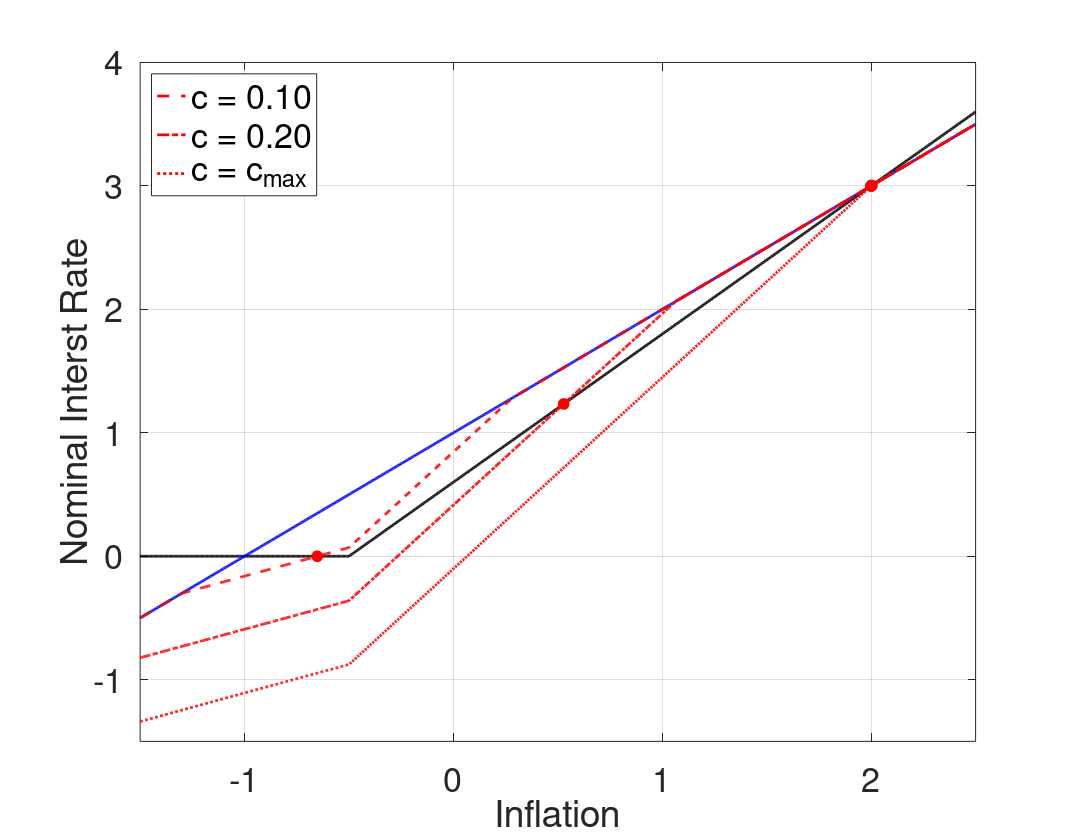

This figure's MATLAB source:
%--------------------------------------------------------------------------
% File Name: RAFR_cSHOCK_cPHIpi_1dot2.m
% Author: Philip Coyle
% Date Created: 01/07/2019
% cd /mq/philipprojects/RA_Work/Taisuke_Nakata/Zero_Lower_Bound/DeflationaryRegime/RSSInflation/Codes/3state_iid_shock
% RAFR_cSHOCK_cPHIpi_1dot1
%--------------------------------------------------------------------------

clear all
close all
clc

%% Model Calibration
cBET = 1/1.0025;
cSIGMA = 1;
cKAPPA = 0.02;
cPHIpi = 1.2;
cRstar = 1/400;
cPItarg = 2/400;
p_m = 0.1; %Probability of being in the middle state 

cSHOCK_lb =((cPItarg + cRstar)*(cPHIpi - 1))/(cKAPPA*cPHIpi*cSIGMA);
cSHOCK_ub =((cPItarg + cRstar)*(cKAPPA*cPHIpi*cSIGMA + 1))/(cKAPPA*cPHIpi*cSIGMA);
cSHOCK_bound = -(2*(cPItarg + cRstar)*(cPHIpi - 1)*(cKAPPA*cPHIpi*cSIGMA + 1))/(cKAPPA*cPHIpi^2*cSIGMA*(cKAPPA*cSIGMA + 1)*(p_m - 1));
cSHOCK_grid = [0.1, 0.20 max([cSHOCK_lb,cSHOCK_ub,cSHOCK_bound])];

%% Housekeeping
% Set Grid Intervals
pi_m_low = -1.5/400;
pi_m_high = 2.5/400;
numgrid = 1001;
pi_m = linspace(pi_m_low,pi_m_high, numgrid)';

% Allocate Space
inx_ub = zeros(length(cSHOCK_grid),1);
pi_ub_zlb = zeros(length(cSHOCK_grid),1);
inx_lb = zeros(length(cSHOCK_grid),1);
pi_lb_zlb = zeros(length(cSHOCK_grid),1);
rafr = zeros(numgrid,length(cSHOCK_grid));


% Find max inflation that leads to ZLB binding
bound = (-cRstar - cPItarg*(1-cPHIpi))/cPHIpi;

inx_m = find(min(abs(pi_m - bound)) == abs(pi_m - bound));
% Find pi_m point where middle state interst rate binds
pi_m_zlb = pi_m(inx_m);

% Taylor Rule
tr = max(0,cRstar + cPItarg + cPHIpi*(pi_m - cPItarg));

% 'Riskless' Fisher Relation
fr = pi_m + cRstar;

for j = 1:length(cSHOCK_grid)
    cSHOCK = cSHOCK_grid(j);
    %% Policy Functions from below (Assume middle state interst rate binds)
    % Low  High state inflation & expected inflation (as functions of middle state inflation)
    pi_l_b = pi_m - cKAPPA*cSIGMA*cSHOCK;
    pi_h_b = (pi_m - cKAPPA*cSIGMA*(cRstar + cPItarg*(1-cPHIpi)- cSHOCK))/(1+cKAPPA*cSIGMA*cPHIpi);
    exp_pi_b = (1-p_m)/2*pi_l_b + p_m*pi_m + (1-p_m)/2*pi_h_b;

    % Low Middle and High state output & expected output (as functions of middle state inflation)
    y_m_b = (pi_m - cBET*exp_pi_b)/cKAPPA;
    y_l_b = y_m_b - cSIGMA*cSHOCK;
    y_h_b = y_m_b - cSIGMA*(cRstar + cPItarg + cPHIpi*(pi_h_b - cPItarg) - cSHOCK);
    exp_y_b = (1-p_m)/2*y_l_b + p_m*y_m_b + (1-p_m)/2*y_h_b;

    % Find pi_m point where high state interst rate binds
    inx_lb(j) = find(min(abs(pi_h_b - bound)) == abs(pi_h_b - bound));
    pi_lb_zlb(j) = pi_m(inx_lb(j));

    %% Policy Functions from above (Assume middle state interst rate does not bind)
   % Low  High state inflation & expected inflation (as functions of middle state inflation)
    pi_l_a = pi_m*(1+cKAPPA*cSIGMA*cPHIpi) + cKAPPA*cSIGMA*(-cPHIpi*cPItarg + cRstar + cPItarg - cSHOCK);
    pi_h_a = pi_m + (cKAPPA*cSIGMA*cSHOCK)/(1+cKAPPA*cSIGMA*cPHIpi);
    exp_pi_a = (1-p_m)/2*pi_l_a + p_m*pi_m + (1-p_m)/2*pi_h_a;

    % Low Middle and High state output & expected output (as functions of middle state inflation)
    y_m_a = (pi_m - cBET*exp_pi_a)/cKAPPA;
    y_l_a = y_m_a + cSIGMA*(cPHIpi*(pi_m - cPItarg) + cRstar + cPItarg - cSHOCK);
    y_h_a = y_m_a + cSIGMA*(cPHIpi*(pi_m - pi_h_a) + cSHOCK);
    exp_y_a = (1-p_m)/2*y_l_a + p_m*y_m_a + (1-p_m)/2*y_h_a;

    % Find pi_m point where low state interst rate binds
    inx_ub(j) = find(min(abs(pi_l_a - bound)) == abs(pi_l_a - bound));
    pi_ub_zlb(j) = pi_m(inx_ub(j));

    %% Define Risk Adjusted Fisher Relationship   
    for i = 1:numgrid
        if pi_m(i) < pi_lb_zlb(j) || pi_m(i) > pi_ub_zlb(j)
            rafr(i,j) = pi_m(i) + cRstar;
        elseif pi_m(i) <= pi_m_zlb
            rafr(i,j) = cRstar + pi_m(i) + (exp_pi_b(i) - pi_m(i)) + 1/cSIGMA*(exp_y_b(i) - y_m_b(i));
        elseif pi_m(i) <= pi_ub_zlb(j)
            rafr(i,j) = cRstar + pi_m(i) + (exp_pi_a(i) - pi_m(i)) + 1/cSIGMA*(exp_y_a(i) - y_m_a(i));
        end
    end
end
        
%% Plotting
type = {'--','-.',':'};

fig(1) = figure(1);
grid on
box on
hold on
plot(400*pi_m, 400*tr,'Color','k','LineWidth',2);
plot(400*pi_m, 400*fr,'Color','b','LineWidth',2);
for j = 1:length(cSHOCK_grid)
    [~,inx] = sort(abs(tr - rafr(:,j)));
    RSS = inx(1:2);    
    h(j) = plot(400*pi_m, 400*rafr(:,j),'Color','r','LineStyle',type{j},'LineWidth',2);
    p1 = plot(400*pi_m(RSS(1)),400*rafr(RSS(1),j));
    p2 = plot(400*pi_m(RSS(2)),400*rafr(RSS(2),j));
    set([p1 p2],'Marker','o','MarkerEdgeColor','r','MarkerFaceColor', 'r','MarkerSize',8)
end

xlabel('Inflation','FontSize',16)
ylabel('Nominal Interst Rate','FontSize',16)
set(gca,'Xlim',[400*pi_m(1), 400*pi_m(end)],'Ylim',[-1.5, 4],'FontSize',25)
L = legend([h(1) h(2) h(3)],'c = 0.10','c = 0.20','c = c_{max}');
set(L,'Location','NorthWest','Fontsize',25)

set(fig(1),'PaperOrientation','Landscape');
set(fig(1),'PaperPosition',[0 0 11 8.5]);
print(fig(1),'-depsc','RAFR_cPHIpi_1dot2.eps');
